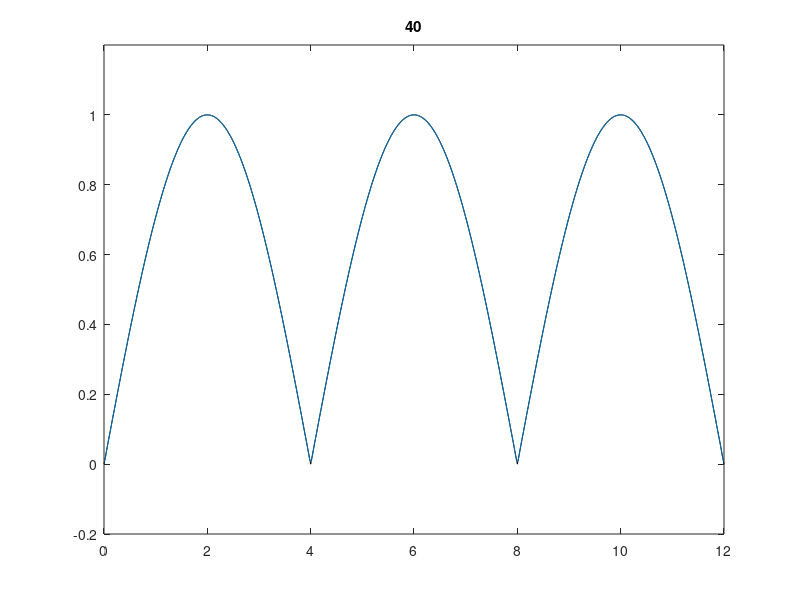

Reproduce this figure in MATLAB.
%Skriptet demosntrerar hur man syntetiserar en periodisk signal med den
%ändliga Fourier Serier Syntesen med N ak koefficienter. 
close all
clear
clc

N=40; %Antal koefficienter i syntesen 
T1 = 8;
T0=T1/2; %Periodtiden för signalen
t=0:0.01:3*T0; %tidsvektorn

%här skapas original signal i detta fall en ren helvågsriktad våg 3.28
original= abs(sin(2*pi*t/T1));

%Syntes for-loopen med plott för varje tillagd komponent ak
%fyrkantsvågen har 0 i jämna k komponenter.
xN= 2/pi * ones(size(t)); %start på signalen xN(t) med första koefficienten a0
for k=1:N
    %Formel för ak 3.34
    ak = 2 / (pi * (1 - (4 * (k^2))));
    %Formel för x(t)
    xN = xN + ((2*ak) * (cos((2 * pi * k * t) / T0)));
    
    %plottning av den syntetiserad signal över den ursprungliga signalen
    plot(t,original,'k')
    hold on
    plot(t,xN)
    axis([0 12 -0.2 1.2])
    title(num2str(k))
    hold off
    %pausa med 0.25s
    pause(0.25)
end